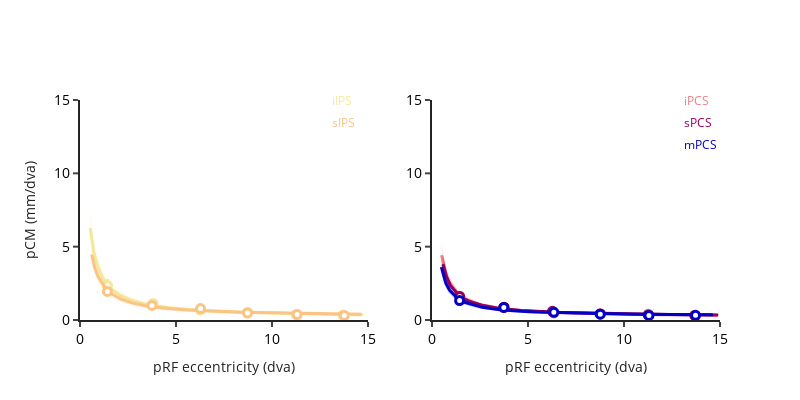
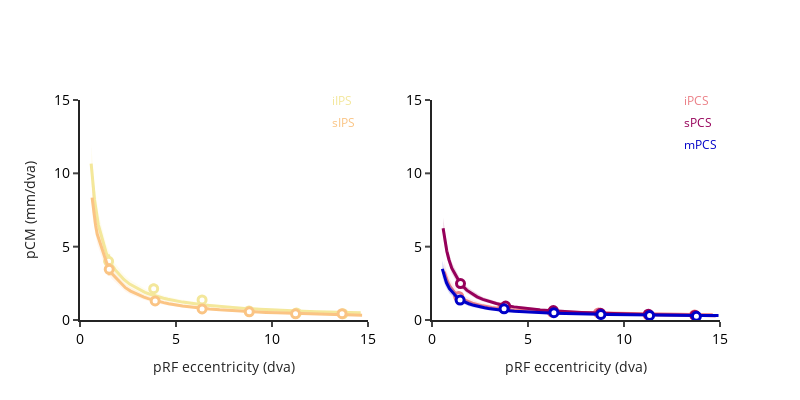

Here is the notebook cell these charts were saved with, in order:
### Code cell
categories_to_plot = ['vision',  'vision_and_pursuit_and_saccade']
for categorie_to_plot in categories_to_plot:
    df_categorie = data.loc[data.stats_final == categorie_to_plot]
    fig2 = prf_ecc_pcm_plot(df_categorie, subject, fig_height=400, fig_width=800, ecc_th=ecc_th, pcm_th=pcm_th, rsq_th=rsq_th)
    fig2.write_image("/Users/uriel/Downloads/{}_{}_ecc_pcm.pdf".format(subject,categorie_to_plot))
    fig2.show()

### Figure 1 — Plotly figure (JSON) as saved in the notebook; plotly's stock layout.template omitted (floating-point values rounded to 4 significant figures; data arrays with more than 128 entries replaced by an {"elided": "..."} marker saying what was removed)
{"data": [{"legendgroup": "iIPS", "line": {"color": "rgb(243, 231, 155)", "width": 3}, "mode": "lines", "name": "iIPS", "showlegend": false, "type": "scatter", "x": {"elided": "566 float values"}, "xaxis": "x", "y": {"elided": "566 float values"}, "yaxis": "y"}, {"fill": "toself", "fillcolor": "rgba(243, 231, 155, 0.15)", "line": {"color": "rgba(243, 231, 155, 0.15)", "width": 0}, "mode": "lines", "showlegend": false, "type": "scatter", "x": {"elided": "1132 float values"}, "xaxis": "x", "y": {"elided": "1132 float values"}, "yaxis": "y"}, {"error_y": {"array": [0.4456, 0.2059, 0.08567, 0.07191, 0.04978, 0.05262], "color": "rgb(243, 231, 155)", "thickness": 3, "type": "data", "visible": true, "width": 0}, "marker": {"color": "white", "line": {"color": "rgb(243, 231, 155)", "width": 3}, "size": 8}, "mode": "markers", "showlegend": false, "type": "scatter", "x": [1.432, 3.802, 6.269, 8.722, 11.27, 13.69], "xaxis": "x", "y": [2.35, 1.127, 0.667, 0.5249, 0.3812, 0.3358], "yaxis": "y"}, {"legendgroup": "sIPS", "line": {"color": "rgb(250, 196, 132)", "width": 3}, "mode": "lines", "name": "sIPS", "showlegend": false, "type": "scatter", "x": {"elided": "552 float values"}, "xaxis": "x", "y": {"elided": "552 float values"}, "yaxis": "y"}, {"fill": "toself", "fillcolor": "rgba(250, 196, 132, 0.15)", "line": {"color": "rgba(250, 196, 132, 0.15)", "width": 0}, "mode": "lines", "showlegend": false, "type": "scatter", "x": {"elided": "1104 float values"}, "xaxis": "x", "y": {"elided": "1104 float values"}, "yaxis": "y"}, {"error_y": {"array": [0.3014, 0.1538, 0.3214, 0.06458, 0.07598, 0.04061], "color": "rgb(250, 196, 132)", "thickness": 3, "type": "data", "visible": true, "width": 0}, "marker": {"color": "white", "line": {"color": "rgb(250, 196, 132)", "width": 3}, "size": 8}, "mode": "markers", "showlegend": false, "type": "scatter", "x": [1.427, 3.749, 6.279, 8.725, 11.31, 13.77], "xaxis": "x", "y": [1.948, 0.9952, 0.7792, 0.4772, 0.3749, 0.3075], "yaxis": "y"}, {"legendgroup": "iPCS", "line": {"color": "rgb(235, 127, 134)", "width": 3}, "mode": "lines", "name": "iPCS", "showlegend": false, "type": "scatter", "x": {"elided": "595 float values"}, "xaxis": "x2", "y": {"elided": "595 float values"}, "yaxis": "y2"}, {"fill": "toself", "fillcolor": "rgba(235, 127, 134, 0.15)", "line": {"color": "rgba(235, 127, 134, 0.15)", "width": 0}, "mode": "lines", "showlegend": false, "type": "scatter", "x": {"elided": "1190 float values"}, "xaxis": "x2", "y": {"elided": "1190 float values"}, "yaxis": "y2"}, {"error_y": {"array": [0.2827, 0.1255, 0.0433, 0.05037, 0.08364, 0.03559], "color": "rgb(235, 127, 134)", "thickness": 3, "type": "data", "visible": true, "width": 0}, "marker": {"color": "white", "line": {"color": "rgb(235, 127, 134)", "width": 3}, "size": 8}, "mode": "markers", "showlegend": false, "type": "scatter", "x": [1.44, 3.738, 6.354, 8.773, 11.27, 13.73], "xaxis": "x2", "y": [1.627, 0.8408, 0.4857, 0.4312, 0.3855, 0.2871], "yaxis": "y2"}, {"legendgroup": "sPCS", "line": {"color": "rgb(150,0,90)", "width": 3}, "mode": "lines", "name": "sPCS", "showlegend": false, "type": "scatter", "x": {"elided": "585 float values"}, "xaxis": "x2", "y": {"elided": "585 float values"}, "yaxis": "y2"}, {"fill": "toself", "fillcolor": "rgba(150,0,90, 0.15)", "line": {"color": "rgba(150,0,90, 0.15)", "width": 0}, "mode": "lines", "showlegend": false, "type": "scatter", "x": {"elided": "1170 float values"}, "xaxis": "x2", "y": {"elided": "1170 float values"}, "yaxis": "y2"}, {"error_y": {"array": [0.2361, 0.1043, 0.07215, 0.04059, 0.03649, 0.03813], "color": "rgb(150,0,90)", "thickness": 3, "type": "data", "visible": true, "width": 0}, "marker": {"color": "white", "line": {"color": "rgb(150,0,90)", "width": 3}, "size": 8}, "mode": "markers", "showlegend": false, "type": "scatter", "x": [1.443, 3.752, 6.273, 8.752, 11.26, 13.69], "xaxis": "x2", "y": [1.595, 0.8724, 0.5889, 0.4137, 0.3488, 0.3127], "yaxis": "y2"}, {"legendgroup": "mPCS", "line": {"color": "rgb(0,0,200)", "width": 3}, "mode": "lines", "name": "mPCS", "showlegend": false, "type": "scatter", "x": {"elided": "583 float values"}, "xaxis": "x2", "y": {"elided": "583 float values"}, "yaxis": "y2"}, {"fill": "toself", "fillcolor": "rgba(0,0,200, 0.15)", "line": {"color": "rgba(0,0,200, 0.15)", "width": 0}, "mode": "lines", "showlegend": false, "type": "scatter", "x": {"elided": "1166 float values"}, "xaxis": "x2", "y": {"elided": "1166 float values"}, "yaxis": "y2"}, {"error_y": {"array": [0.1875, 0.128, 0.115, 0.05129, 0.03027, 0.07567], "color": "rgb(0,0,200)", "thickness": 3, "type": "data", "visible": true, "width": 0}, "marker": {"color": "white", "line": {"color": "rgb(0,0,200)", "width": 3}, "size": 8}, "mode": "markers", "showlegend": false, "type": "scatter", "x": [1.437, 3.741, 6.346, 8.766, 11.3, 13.73], "xaxis": "x2", "y": [1.326, 0.8541, 0.5267, 0.3972, 0.3086, 0.321], "yaxis": "y2"}], "layout": {"annotations": [{"font": {"color": "rgb(243, 231, 155)", "size": 12}, "showarrow": false, "text": "iIPS", "x": 13, "xanchor": "left", "xref": "x", "y": 15, "yref": "y"}, {"font": {"color": "rgb(250, 196, 132)", "size": 12}, "showarrow": false, "text": "sIPS", "x": 13, "xanchor": "left", "xref": "x", "y": 13.5, "yref": "y"}, {"font": {"color": "rgb(235, 127, 134)", "size": 12}, "showarrow": false, "text": "iPCS", "x": 13, "xanchor": "left", "xref": "x2", "y": 15, "yref": "y2"}, {"font": {"color": "rgb(150,0,90)", "size": 12}, "showarrow": false, "text": "sPCS", "x": 13, "xanchor": "left", "xref": "x2", "y": 13.5, "yref": "y2"}, {"font": {"color": "rgb(0,0,200)", "size": 12}, "showarrow": false, "text": "mPCS", "x": 13, "xanchor": "left", "xref": "x2", "y": 12, "yref": "y2"}], "height": 400, "showlegend": false, "width": 800, "xaxis": {"anchor": "y", "domain": [0, 0.45], "linewidth": 2, "range": [0, 15], "tickfont": {"color": "black", "size": 14}, "tickwidth": 2, "title": {"text": "pRF eccentricity (dva)"}, "type": "linear"}, "xaxis2": {"anchor": "y2", "domain": [0.55, 1], "linewidth": 2, "range": [0, 15], "tickfont": {"color": "black", "size": 14}, "tickwidth": 2, "title": {"text": "pRF eccentricity (dva)"}, "type": "linear"}, "yaxis": {"anchor": "x", "domain": [0, 1], "linewidth": 2, "range": [0, 15], "tickfont": {"color": "black", "size": 14}, "tickwidth": 2, "title": {"text": "pCM (mm/dva)"}, "type": "linear"}, "yaxis2": {"anchor": "x2", "domain": [0, 1], "linewidth": 2, "range": [0, 15], "tickfont": {"color": "black", "size": 14}, "tickwidth": 2, "type": "linear"}}}

### Figure 2 — Plotly figure (JSON) as saved in the notebook; plotly's stock layout.template omitted (floating-point values rounded to 4 significant figures; data arrays with more than 128 entries replaced by an {"elided": "..."} marker saying what was removed)
{"data": [{"legendgroup": "iIPS", "line": {"color": "rgb(243, 231, 155)", "width": 3}, "mode": "lines", "name": "iIPS", "showlegend": false, "type": "scatter", "x": {"elided": "570 float values"}, "xaxis": "x", "y": {"elided": "570 float values"}, "yaxis": "y"}, {"fill": "toself", "fillcolor": "rgba(243, 231, 155, 0.15)", "line": {"color": "rgba(243, 231, 155, 0.15)", "width": 0}, "mode": "lines", "showlegend": false, "type": "scatter", "x": {"elided": "1140 float values"}, "xaxis": "x", "y": {"elided": "1140 float values"}, "yaxis": "y"}, {"error_y": {"array": [0.4689, 0.3401, 0.1873, 0.06504, 0.04418, 0.03827], "color": "rgb(243, 231, 155)", "thickness": 3, "type": "data", "visible": true, "width": 0}, "marker": {"color": "white", "line": {"color": "rgb(243, 231, 155)", "width": 3}, "size": 8}, "mode": "markers", "showlegend": false, "type": "scatter", "x": [1.49, 3.837, 6.358, 8.802, 11.27, 13.69], "xaxis": "x", "y": [4.004, 2.138, 1.369, 0.6192, 0.4843, 0.4257], "yaxis": "y"}, {"legendgroup": "sIPS", "line": {"color": "rgb(250, 196, 132)", "width": 3}, "mode": "lines", "name": "sIPS", "showlegend": false, "type": "scatter", "x": {"elided": "555 float values"}, "xaxis": "x", "y": {"elided": "555 float values"}, "yaxis": "y"}, {"fill": "toself", "fillcolor": "rgba(250, 196, 132, 0.15)", "line": {"color": "rgba(250, 196, 132, 0.15)", "width": 0}, "mode": "lines", "showlegend": false, "type": "scatter", "x": {"elided": "1110 float values"}, "xaxis": "x", "y": {"elided": "1110 float values"}, "yaxis": "y"}, {"error_y": {"array": [0.4121, 0.1689, 0.06299, 0.05566, 0.0461, 0.08471], "color": "rgb(250, 196, 132)", "thickness": 3, "type": "data", "visible": true, "width": 0}, "marker": {"color": "white", "line": {"color": "rgb(250, 196, 132)", "width": 3}, "size": 8}, "mode": "markers", "showlegend": false, "type": "scatter", "x": [1.521, 3.914, 6.359, 8.816, 11.23, 13.65], "xaxis": "x", "y": [3.455, 1.297, 0.7538, 0.5569, 0.4217, 0.4279], "yaxis": "y"}, {"legendgroup": "iPCS", "line": {"color": "rgb(235, 127, 134)", "width": 3}, "mode": "lines", "name": "iPCS", "showlegend": false, "type": "scatter", "x": {"elided": "592 float values"}, "xaxis": "x2", "y": {"elided": "592 float values"}, "yaxis": "y2"}, {"fill": "toself", "fillcolor": "rgba(235, 127, 134, 0.15)", "line": {"color": "rgba(235, 127, 134, 0.15)", "width": 0}, "mode": "lines", "showlegend": false, "type": "scatter", "x": {"elided": "1184 float values"}, "xaxis": "x2", "y": {"elided": "1184 float values"}, "yaxis": "y2"}, {"error_y": {"array": [0.3006, 0.1344, 0.06756, 0.06653, 0.04613, 0.05713], "color": "rgb(235, 127, 134)", "thickness": 3, "type": "data", "visible": true, "width": 0}, "marker": {"color": "white", "line": {"color": "rgb(235, 127, 134)", "width": 3}, "size": 8}, "mode": "markers", "showlegend": false, "type": "scatter", "x": [1.391, 3.686, 6.26, 8.673, 11.25, 13.68], "xaxis": "x2", "y": [1.603, 0.8389, 0.5411, 0.4811, 0.3471, 0.345], "yaxis": "y2"}, {"legendgroup": "sPCS", "line": {"color": "rgb(150,0,90)", "width": 3}, "mode": "lines", "name": "sPCS", "showlegend": false, "type": "scatter", "x": {"elided": "598 float values"}, "xaxis": "x2", "y": {"elided": "598 float values"}, "yaxis": "y2"}, {"fill": "toself", "fillcolor": "rgba(150,0,90, 0.15)", "line": {"color": "rgba(150,0,90, 0.15)", "width": 0}, "mode": "lines", "showlegend": false, "type": "scatter", "x": {"elided": "1196 float values"}, "xaxis": "x2", "y": {"elided": "1196 float values"}, "yaxis": "y2"}, {"error_y": {"array": [0.2658, 0.1312, 0.0889, 0.04473, 0.04851, 0.03272], "color": "rgb(150,0,90)", "thickness": 3, "type": "data", "visible": true, "width": 0}, "marker": {"color": "white", "line": {"color": "rgb(150,0,90)", "width": 3}, "size": 8}, "mode": "markers", "showlegend": false, "type": "scatter", "x": [1.484, 3.836, 6.32, 8.777, 11.27, 13.7], "xaxis": "x2", "y": [2.481, 0.949, 0.6396, 0.4554, 0.3971, 0.3083], "yaxis": "y2"}, {"legendgroup": "mPCS", "line": {"color": "rgb(0,0,200)", "width": 3}, "mode": "lines", "name": "mPCS", "showlegend": false, "type": "scatter", "x": {"elided": "568 float values"}, "xaxis": "x2", "y": {"elided": "568 float values"}, "yaxis": "y2"}, {"fill": "toself", "fillcolor": "rgba(0,0,200, 0.15)", "line": {"color": "rgba(0,0,200, 0.15)", "width": 0}, "mode": "lines", "showlegend": false, "type": "scatter", "x": {"elided": "1136 float values"}, "xaxis": "x2", "y": {"elided": "1136 float values"}, "yaxis": "y2"}, {"error_y": {"array": [0.2179, 0.1116, 0.06669, 0.0512, 0.04761, 0.04863], "color": "rgb(0,0,200)", "thickness": 3, "type": "data", "visible": true, "width": 0}, "marker": {"color": "white", "line": {"color": "rgb(0,0,200)", "width": 3}, "size": 8}, "mode": "markers", "showlegend": false, "type": "scatter", "x": [1.463, 3.754, 6.35, 8.797, 11.33, 13.77], "xaxis": "x2", "y": [1.359, 0.761, 0.4962, 0.3727, 0.3131, 0.2519], "yaxis": "y2"}], "layout": {"annotations": [{"font": {"color": "rgb(243, 231, 155)", "size": 12}, "showarrow": false, "text": "iIPS", "x": 13, "xanchor": "left", "xref": "x", "y": 15, "yref": "y"}, {"font": {"color": "rgb(250, 196, 132)", "size": 12}, "showarrow": false, "text": "sIPS", "x": 13, "xanchor": "left", "xref": "x", "y": 13.5, "yref": "y"}, {"font": {"color": "rgb(235, 127, 134)", "size": 12}, "showarrow": false, "text": "iPCS", "x": 13, "xanchor": "left", "xref": "x2", "y": 15, "yref": "y2"}, {"font": {"color": "rgb(150,0,90)", "size": 12}, "showarrow": false, "text": "sPCS", "x": 13, "xanchor": "left", "xref": "x2", "y": 13.5, "yref": "y2"}, {"font": {"color": "rgb(0,0,200)", "size": 12}, "showarrow": false, "text": "mPCS", "x": 13, "xanchor": "left", "xref": "x2", "y": 12, "yref": "y2"}], "height": 400, "showlegend": false, "width": 800, "xaxis": {"anchor": "y", "domain": [0, 0.45], "linewidth": 2, "range": [0, 15], "tickfont": {"color": "black", "size": 14}, "tickwidth": 2, "title": {"text": "pRF eccentricity (dva)"}, "type": "linear"}, "xaxis2": {"anchor": "y2", "domain": [0.55, 1], "linewidth": 2, "range": [0, 15], "tickfont": {"color": "black", "size": 14}, "tickwidth": 2, "title": {"text": "pRF eccentricity (dva)"}, "type": "linear"}, "yaxis": {"anchor": "x", "domain": [0, 1], "linewidth": 2, "range": [0, 15], "tickfont": {"color": "black", "size": 14}, "tickwidth": 2, "title": {"text": "pCM (mm/dva)"}, "type": "linear"}, "yaxis2": {"anchor": "x2", "domain": [0, 1], "linewidth": 2, "range": [0, 15], "tickfont": {"color": "black", "size": 14}, "tickwidth": 2, "type": "linear"}}}
